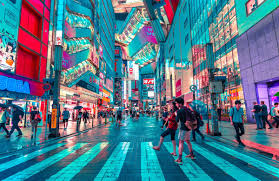
#> input picture Photos/download.jpg, 279 x 181 px
$ python adaptative_thresholding.py
#> lines starting #> are read from the running program, lines starting #| are printed output that depends on the picture; after the words box and inside, x2 and y2 are one past the last pixel; in counts of white or black regions, pixels touching at a corner belong together
import cv2 as cv
import numpy as np

img = cv.imread('Photos/download.jpg')
#> img is the input picture: shape (181, 279, 3); mean B, G, R 139.5, 120.9, 83.7

gray = cv.cvtColor(img , cv.COLOR_BGR2GRAY)
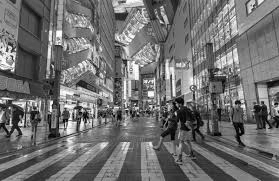
#> gray: shape (181, 279); min 1, max 255, mean 111.9

thresh_adap = cv.adaptiveThreshold(gray,255, cv.ADAPTIVE_THRESH_GAUSSIAN_C,cv.THRESH_BINARY,11,3)
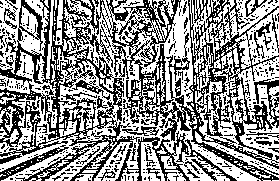
#> thresh_adap: shape (181, 279); 56.2% white; black in thin lines or dots

cv.imshow('bw', thresh_adap)

cv.waitKey(0)

$ run again, with Photos/images.jpg copied over Photos/download.jpg
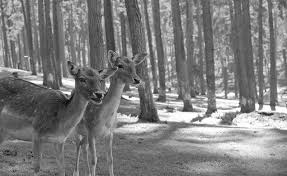
#> input picture Photos/images.jpg, 287 x 176 px
#> img is the input picture: shape (176, 287, 3); min 0, max 255, mean 125.8
#> `thresh_adap = cv.adaptiveThreshold(gray,255, cv.ADAPTIVE_THRESH_GAUSSI..`:
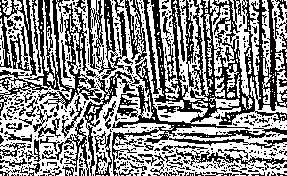
#> thresh_adap: shape (176, 287); 54.7% white; black in thin lines or dots

$ run again, with Photos/Cat_2.webp saved as Photos/download.jpg
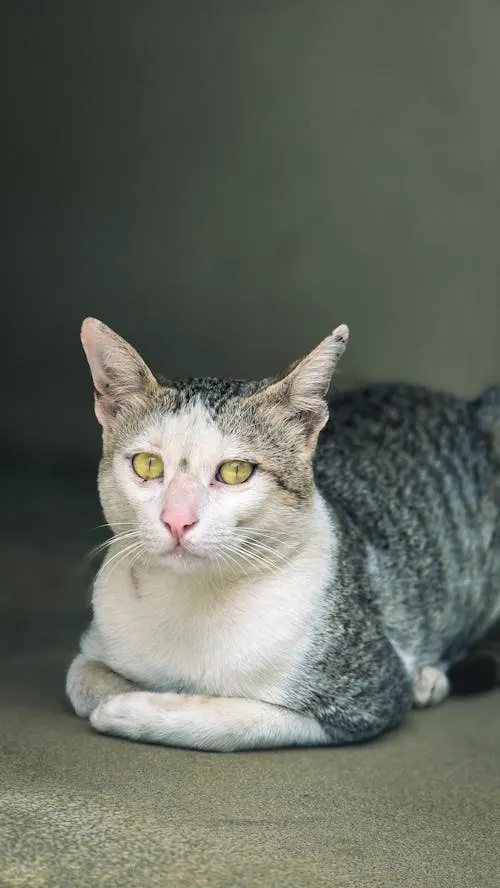
#> input picture Photos/Cat_2.webp, 500 x 888 px
#> img is the input picture: shape (888, 500, 3); mean B, G, R 96.2, 106.3, 101.7
#> `gray = cv.cvtColor(img , cv.COLOR_BGR2GRAY)`:
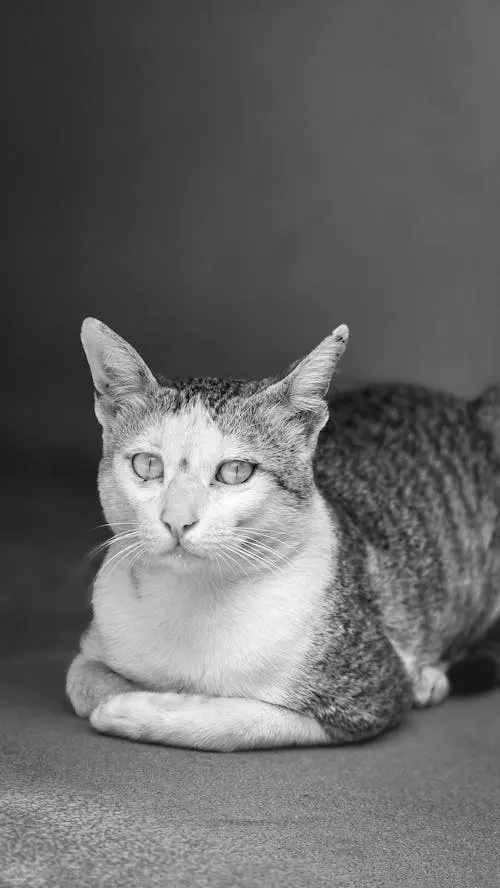
#> gray: shape (888, 500); min 1, max 254, mean 103.8
#> `thresh_adap = cv.adaptiveThreshold(gray,255, cv.ADAPTIVE_THRESH_GAUSSI..`:
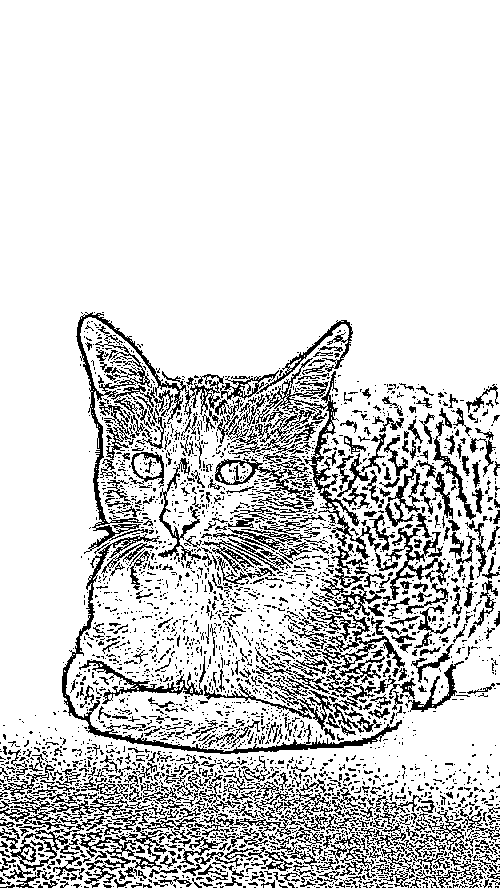
#> thresh_adap: shape (888, 500); 83.1% white; black in thin lines or dots, all inside (x1, y1, x2, y2) = (0, 312, 500, 888)
